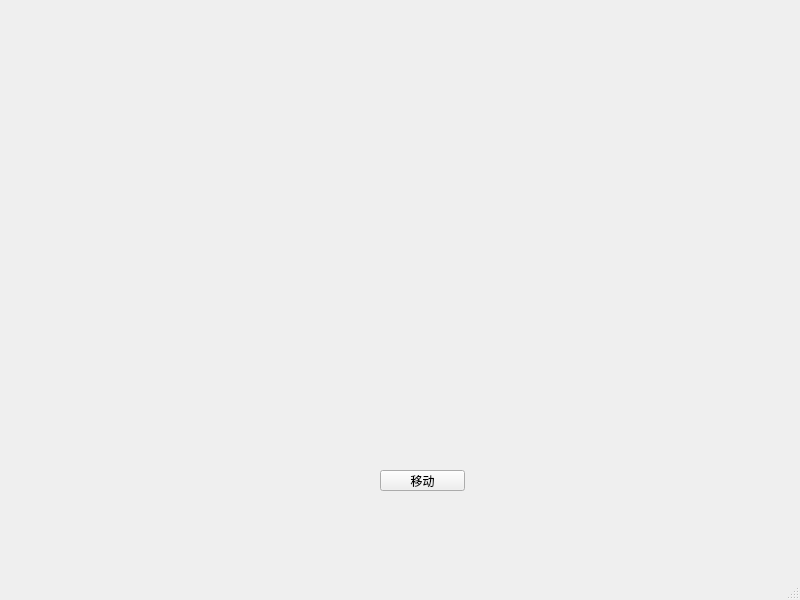
<?xml version="1.0" encoding="UTF-8"?>
<ui version="4.0">
 <class>MainWindow</class>
 <widget class="QMainWindow" name="MainWindow">
  <property name="geometry">
   <rect>
    <x>0</x>
    <y>0</y>
    <width>800</width>
    <height>600</height>
   </rect>
  </property>
  <property name="windowTitle">
   <string>MainWindow</string>
  </property>
  <widget class="QWidget" name="centralwidget">
   <widget class="QPushButton" name="moveBtn">
    <property name="geometry">
     <rect>
      <x>380</x>
      <y>470</y>
      <width>85</width>
      <height>21</height>
     </rect>
    </property>
    <property name="text">
     <string>移动</string>
    </property>
   </widget>
  </widget>
  <widget class="QMenuBar" name="menubar">
   <property name="geometry">
    <rect>
     <x>0</x>
     <y>0</y>
     <width>800</width>
     <height>22</height>
    </rect>
   </property>
  </widget>
  <widget class="QStatusBar" name="statusbar"/>
 </widget>
 <resources/>
 <connections/>
</ui>
